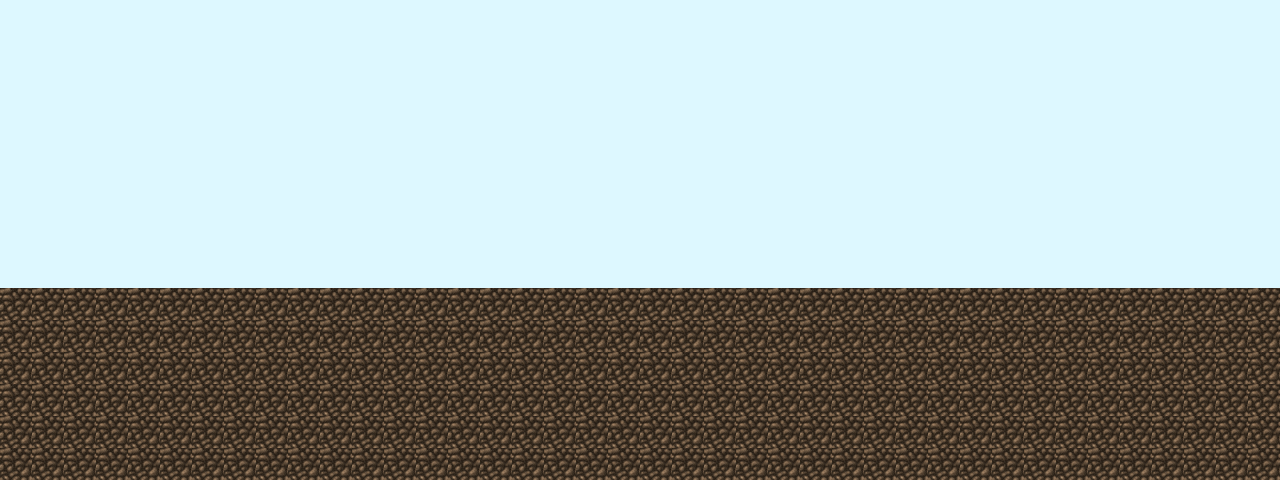

A 2D game scene composited from a Tiled map and its tileset images. What follows is a short description and the map's XML, with each tile layer's data collapsed to a summary:
An orthogonal 40x15 tile map with 32x32 px tiles, 2 tile layers (Tile Layer 1, Tile Layer 2), 2 tilesets and 2 objects (Player, Snail).

<map version="1.0" orientation="orthogonal" renderorder="right-down" width="40" height="15" tilewidth="32" tileheight="32" nextobjectid="7">
 <properties>
  <property name="Guy" value="assets/dirtyharry.png" />
  <property name="snail1" value="assets/snail.png" />
 </properties>
 <tileset firstgid="1" name="BG" tilewidth="32" tileheight="32" spacing="2" margin="2">
  <image source="BG.png" width="1000" height="750" />
 </tileset>
 <tileset firstgid="639" name="basic_ground_tileset" tilewidth="32" tileheight="32" spacing="2" margin="2">
  <image source="basic_ground_tileset.png" width="200" height="200" />
 </tileset>
 <layer name="Tile Layer 1" width="40" height="15">
  <data>[600 cells, 360 non-empty, 1 distinct tile ids]</data>
 </layer>
 <objectgroup name="Object Layer 1">
  <properties>
   <property name="animSpeed" value="0" />
   <property name="callbackID" value="0" />
   <property name="numFrames" value="8" />
   <property name="textureHeight" value="98" />
   <property name="textureID" value="Guy" />
   <property name="textureWidth" value="80" />
  </properties>
  <object id="1" name="Guy" type="Player" x="31" y="83" width="72" height="69" />
 </objectgroup>
 <objectgroup name="Object Layer 2">
  <properties>
   <property name="animSpeed" value="0" />
   <property name="callbackID" value="0" />
   <property name="numFrames" value="4" />
   <property name="textureHeight" value="32" />
   <property name="textureID" value="snail1" />
   <property name="textureWidth" value="34" />
  </properties>
  <object id="5" name="snail1" type="Snail" x="555" y="256" width="34" height="32" />
 </objectgroup>
 <layer name="Tile Layer 2" width="40" height="15">
  <properties>
   <property name="collidable" value="true" />
  </properties>
  <data>[600 cells, 240 non-empty, 1 distinct tile ids]</data>
 </layer>
</map>
